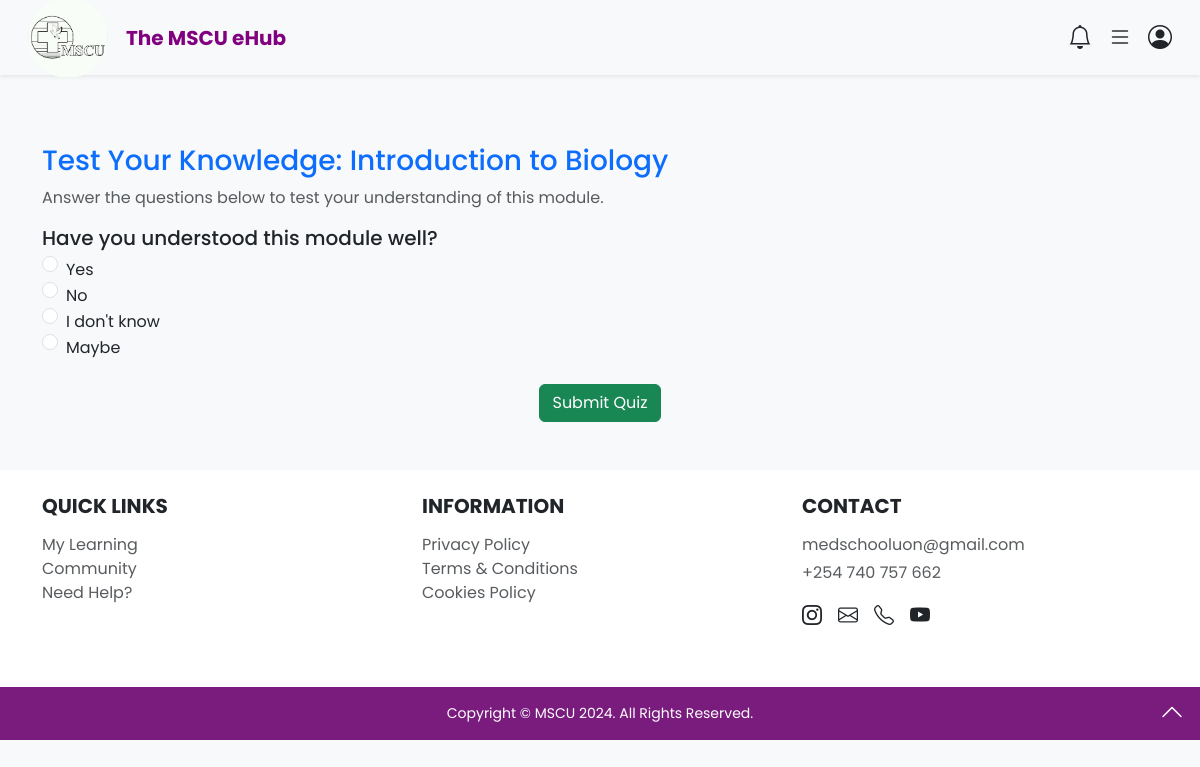
Screenshot of /quiz/2/ (signed in) with the database file from the repository.
### quiz/models.py (models this page shows, shortened)
class Quiz(models.Model):
    module = models.ForeignKey(Module, on_delete=models.CASCADE, related_name='quizzes')  # Now linked to a module
    title = models.CharField(max_length=200)
    created_by = models.ForeignKey(User, on_delete=models.CASCADE, limit_choices_to={'role': 'tutor'})  # Created by tutor

class Question(models.Model):
    quiz = models.ForeignKey(Quiz, on_delete=models.CASCADE, related_name='questions')
    question_text = models.TextField()  # The actual question text

class Answer(models.Model):
    question = models.ForeignKey(Question, on_delete=models.CASCADE, related_name='answers')
    answer_text = models.CharField(max_length=255)  # Text for each possible answer
    is_correct = models.BooleanField(default=False)  # Whether this is the correct answer

### courses/models.py (models this page shows, shortened)
class Module(models.Model):
    course = models.ForeignKey(Course, on_delete=models.CASCADE, related_name='modules')
    title = models.CharField(max_length=200)
    description = models.TextField(blank=True, null=True)
    image_content = models.ImageField(upload_to='module_images/', blank=True, null=True)
    objectives = models.TextField()
    content = models.TextField(blank=True, null=True)
    video_content = models.URLField(blank=True, null=True)
    created_at = models.DateTimeField(auto_now_add=True)
    class Meta:
        ordering = ['title']

### home/views.py (the view)
# urls.py: path('quiz/<int:quiz_id>/', QuizDetailView.as_view(), name='quiz_detail'),
class QuizDetailView(View):
    @method_decorator(login_required)
    def get(self, request, quiz_id):
        quiz = get_object_or_404(Quiz, id=quiz_id)
        module = quiz.module  # Quiz is linked to a module, not a lesson
        course = module.course
        enrollment = Enrollment.objects.filter(user=request.user, course=course).first()
        if not enrollment or request.user not in module.lessons.first().read_by_users.all():
            return HttpResponse("You must complete the module and be enrolled in the course to take this quiz.", status=403)
        questions = quiz.questions.all()
        return render(request, 'quiz/quiz.html', {
            'quiz': quiz,
            'questions': questions,
        })

### quiz/templates/quiz/quiz.html (shortened to what this page needs)
{% extends 'home/base.html' %}
{% block content %}
<div class="container my-5">
    <h3 class="text-primary">Test Your Knowledge: {{ quiz.module.title }}</h3>
    <p class="text-muted">Answer the questions below to test your understanding of this module.</p>
    <form method="POST" action="{% url 'submit_quiz' quiz.id %}">
        <div class="quiz-questions">
            {% for question in questions %}
                <div class="question mb-4">
                    <h5>{{ question.question_text }}</h5>
                    <div class="answers">
                        {% for answer in question.answers.all %}
                            <div class="form-check">
                                <input
                                    class="form-check-input"
                                    type="radio"
                                    name="question_{{ question.id }}"
                                    id="answer_{{ answer.id }}"
                                    value="{{ answer.id }}"
                                    required>
                                <label class="form-check-label" for="answer_{{ answer.id }}">
                                    {{ answer.answer_text }}
                                </label>
                            </div>
                        {% endfor %}
                    </div>
                </div>
            {% endfor %}
        </div>
        <div class="text-center mt-4">
            <button type="submit" class="btn btn-success">
                Submit Quiz
            </button>
        </div>
    </form>
</div>
{% endblock %}

### home/static/home/main.css (style rules this page uses)
body { font-family: 'Poppins', sans-serif; margin: 0; padding: 0; background-color: #f8f9fa; }
.form-check-input { margin-top: -2px; }

### rows the page displays
Quiz: module "Introduction to Biology"
Question: question_text "Have you understood this module well?"
Answer: answer_text "Yes"
Answer: answer_text "No"
Answer: answer_text "I don't know"
Answer: answer_text "Maybe"
